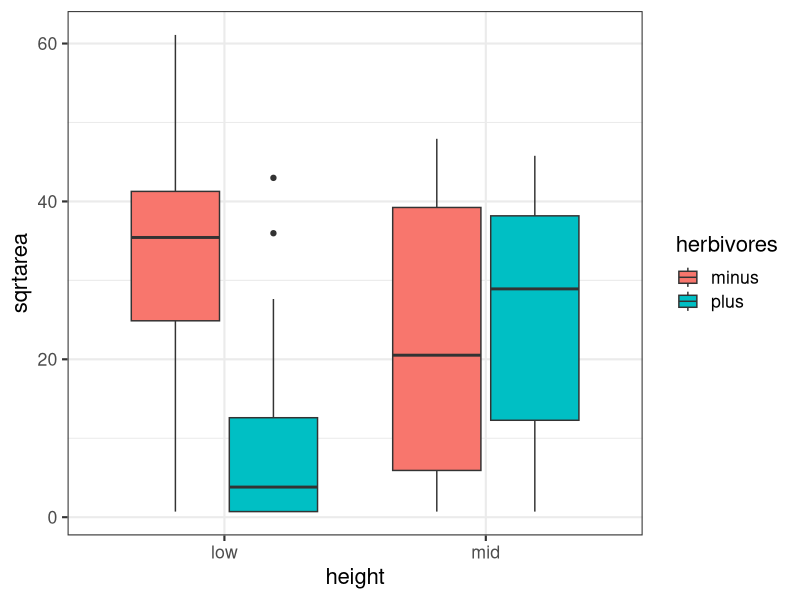
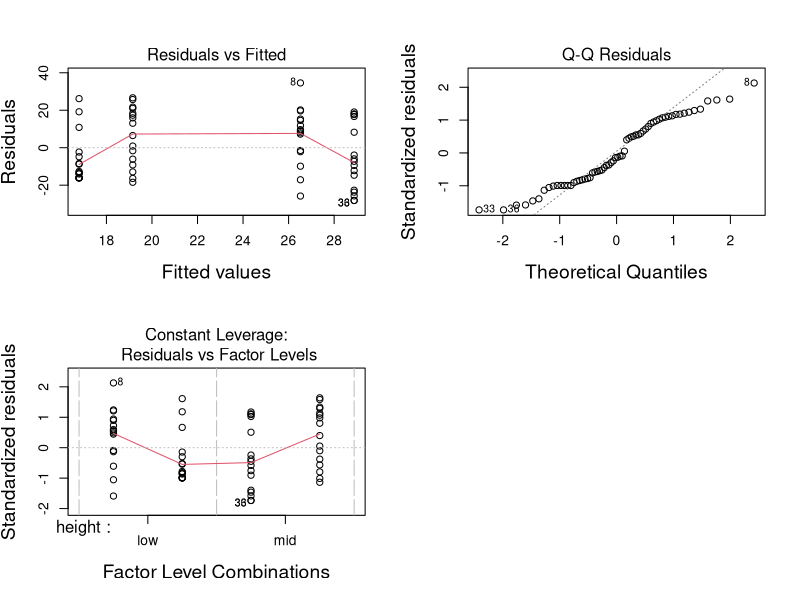

These charts were generated, in order, by the following R code: (Note: this script raises an error after producing the figures.)
## ---- chunk 1
library(knitr)
opts_chunk$set(fig.height=4.5, comment=NA, 
               warning=FALSE, message=FALSE, 
               dev="jpeg", echo=FALSE)
#read_chunk("./22_factorial_anova.R")

library(dplyr)
library(tidyr)
library(broom)
library(ggplot2)
library(car)
library(lsmeans)

## ---- chunk 2
algae <- read.csv("./data/22/18e3IntertidalAlgae.csv")

algae_plot <- qplot(height, sqrtarea,  data=algae, geom="boxplot", fill=herbivores) + theme_bw(base_size=16)
algae_plot
## ---- chunk 3

## ---- chunk 4

## ---- chunk 5
algae <- read.csv("./data/22/18e3IntertidalAlgae.csv")
graze_linear <- lm(sqrtarea ~ height + herbivores, data=algae)
knitr::kable(Anova(graze_linear))
## ---- chunk 6
par(mfrow=c(2,2))
plot(graze_linear, which=c(1,2,5), cex.lab=1.4)
par(mfrow=c(1,1))
## ---- chunk 7
residualPlots(graze_linear, cex.lab=1.4, test=FALSE)
## ---- chunk 8
residualPlot(graze_linear, variable="fitted", type="response")

## ---- chunk 9
knitr::kable(residualPlots(graze_linear, plot=F))
## ---- chunk 10

## ---- chunk 11
graze_int <- lm(sqrtarea ~ height + herbivores + herbivores:height, 
                data=algae)
## ---- chunk 12
graze_int <- lm(sqrtarea ~ height*herbivores, data=algae)
## ---- chunk 13
residualPlot(graze_int, variable="fitted", type="response")
## ---- chunk 14
par(mfrow=c(2,2))
plot(graze_int, which=c(1,2,5), cex.lab=1.4)
par(mfrow=c(1,1))
## ---- chunk 15
knitr::kable(Anova(graze_int))
## ---- chunk 16

## ---- chunk 17
knitr::kable(summary(update(graze_int, .~.-1))$coefficients)
## ---- chunk 18
contrast( lsmeans(graze_int, "herbivores"), "tukey", adjust="none")
## ---- chunk 19
contrast( lsmeans(graze_int, "height"), "tukey", adjust="none")
## ---- chunk 20
contrast( lsmeans(graze_int, c("height", "herbivores")), "tukey", adjust="none")
## ---- chunk 21
plot(contrast( lsmeans(graze_int, c("height", "herbivores")), "tukey", adjust="none"), cex.lab=1,2, cex.axis=1.3, cex=1.2)
## ---- chunk 22
algae_unbalanced <- algae[-c(1:5), ]
## ---- chunk 23
graze_int_unbalanced <- lm(sqrtarea ~ height*herbivores, 
                           data=algae_unbalanced)
## ---- chunk 24
knitr::kable(anova(graze_int_unbalanced))
## ---- chunk 25
knitr::kable(Anova(graze_int_unbalanced))
## ---- chunk 26
knitr::kable(Anova(graze_int_unbalanced, type="III"))
## ---- chunk 27
